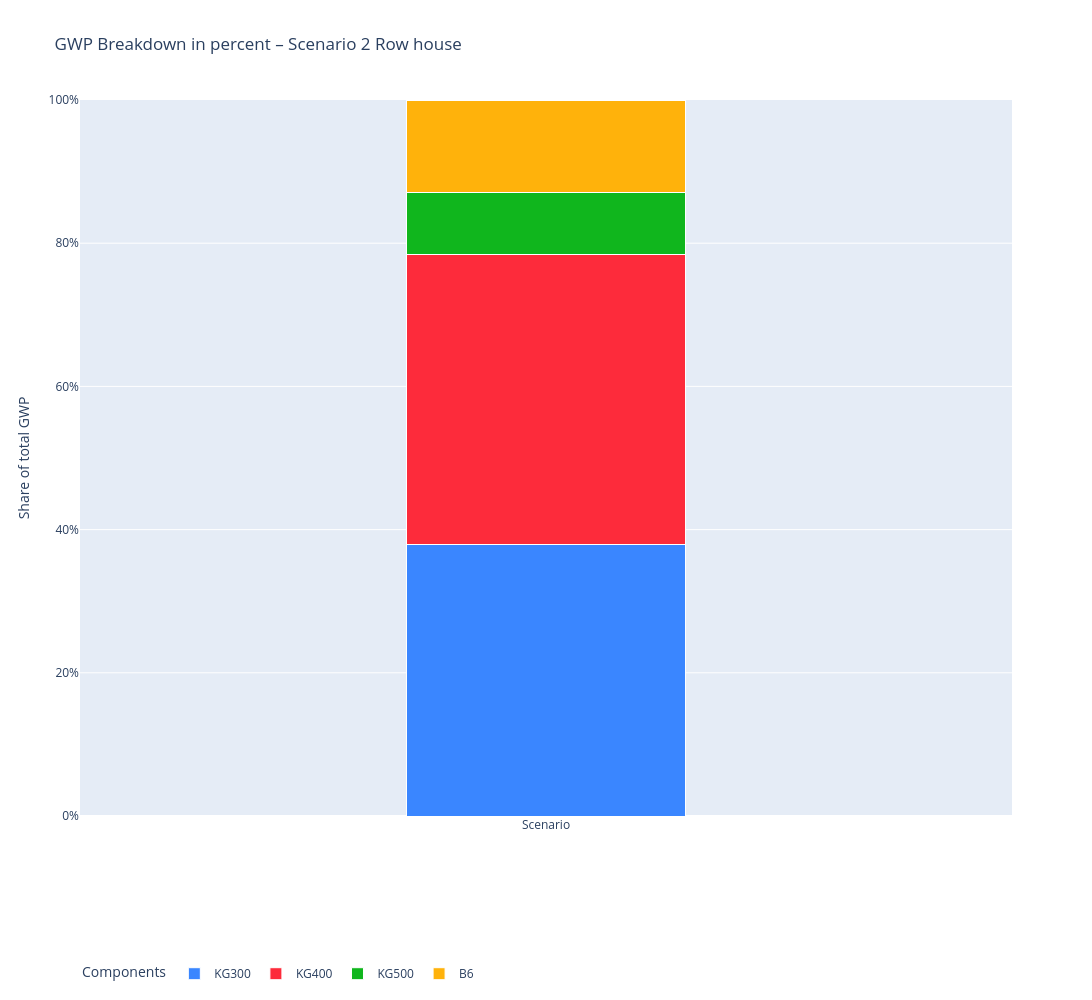

The notebook cell this image was saved under:
### Code cell
fig = go.Figure()


# KG300
fig.add_trace(go.Bar(
    x=["Scenario"],
    y=[ABS_GWP_S2_RH_pct["KG300"]],
    name="KG300",
    marker_color=kg_colors["KG300"],
    width=0.3,
    marker_line_color="white",
    marker_line_width=1
))

# KG400
fig.add_trace(go.Bar(
    x=["Scenario"],
    y=[ABS_GWP_S2_RH_pct["KG400"]],
    name="KG400",
    marker_color=kg_colors["KG400"],
    width=0.3,
    marker_line_color="white",
    marker_line_width=1
))

# KG500
fig.add_trace(go.Bar(
    x=["Scenario"],
    y=[ABS_GWP_S2_RH_pct["KG500"]],
    name="KG500",
    marker_color=kg_colors["KG500"],
    width=0.3,
    marker_line_color="white",
    marker_line_width=1
))


# B6
fig.add_trace(go.Bar(
    x=["Scenario"],
    y=[ABS_GWP_S2_RH_pct["B6"]],
    name="B6",
    marker_color=kg_colors["B6"],
    width=0.3,
    marker_line_color="white",
    marker_line_width=1
))

fig.update_layout(
    barmode="stack",
    title="GWP Breakdown in percent – Scenario 2 Row house",
    yaxis_title="Share of total GWP",
    legend_title="Components",
    height=1000,
    width=1100,
    legend=dict(orientation="h", y=-0.2),
    legend_traceorder="normal",
    yaxis=dict(
        tickformat=".0%",
        range=[0, 1]
    )
)

fig.show()

### Figure 1 — Plotly figure (JSON) as saved in the notebook; plotly's stock layout.template omitted (floating-point values rounded to 4 significant figures)
{"data": [{"marker": {"color": "#3A86FF", "line": {"color": "white", "width": 1}}, "name": "KG300", "type": "bar", "width": 0.3, "x": ["Scenario"], "y": [0.3798]}, {"marker": {"color": "#FD2B3B", "line": {"color": "white", "width": 1}}, "name": "KG400", "type": "bar", "width": 0.3, "x": ["Scenario"], "y": [0.4046]}, {"marker": {"color": "#10B61D", "line": {"color": "white", "width": 1}}, "name": "KG500", "type": "bar", "width": 0.3, "x": ["Scenario"], "y": [0.08698]}, {"marker": {"color": "#FFB20B", "line": {"color": "white", "width": 1}}, "name": "B6", "type": "bar", "width": 0.3, "x": ["Scenario"], "y": [0.1286]}], "layout": {"barmode": "stack", "height": 1000, "legend": {"orientation": "h", "title": {"text": "Components"}, "traceorder": "normal", "y": -0.2}, "title": {"text": "GWP Breakdown in percent – Scenario 2 Row house"}, "width": 1100, "yaxis": {"range": [0, 1], "tickformat": ".0%", "title": {"text": "Share of total GWP"}}}}
